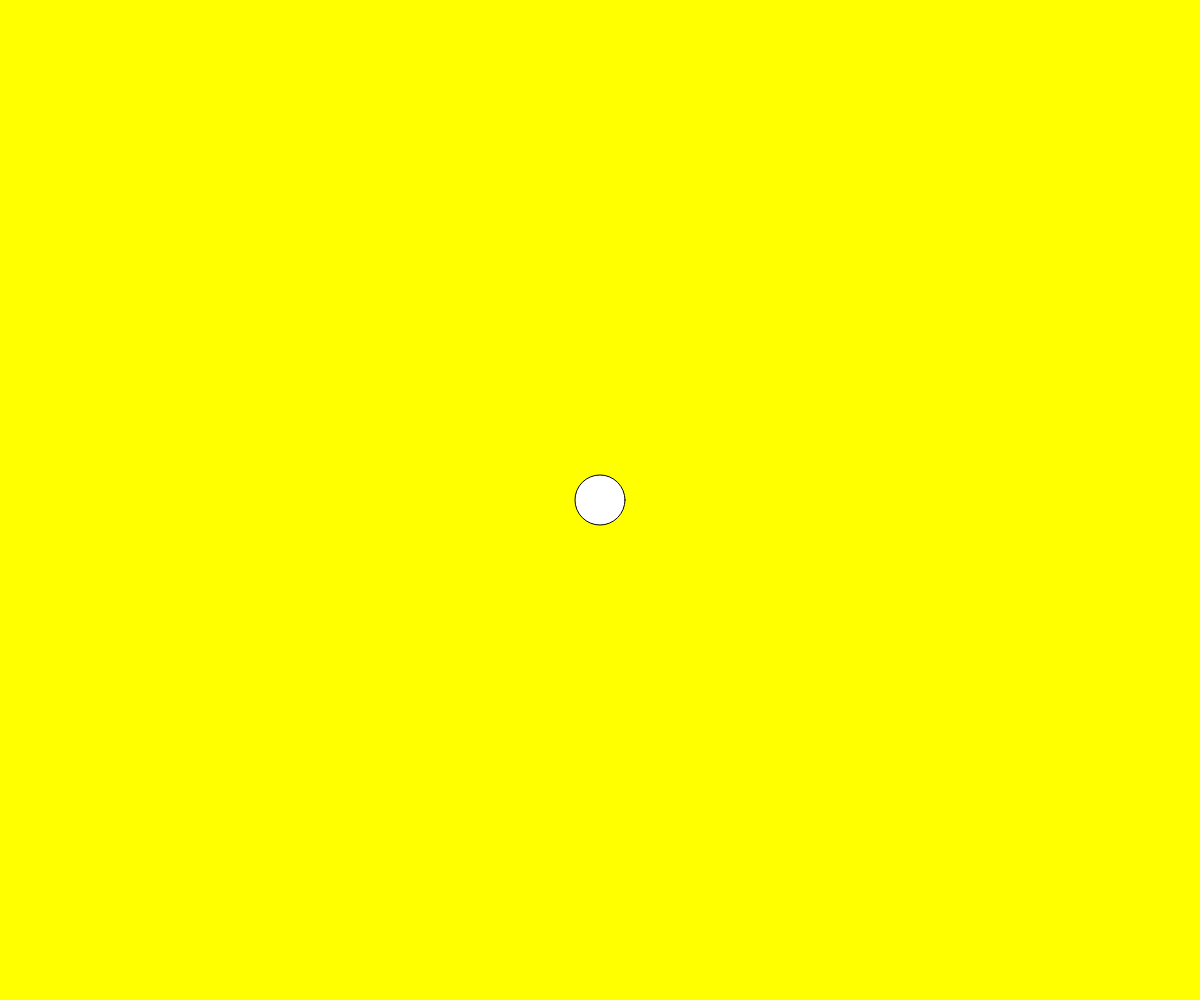
Frame 1 (no input)
Frame 60 (no input): identical to frame 1, image omitted
Frame 120 (the mouse pressed at the canvas centre since frame 60): identical to frame 1, image omitted

The p5.js sketch that drew this single still picture (run headless with seeded random() and noise() and a simulated clock; from frame 60 on, the mouse is pressed at the canvas centre):

// p5.js sketch
// ── sketch.js
function setup() {
	createCanvas(windowWidth, windowHeight);
	background(255, 255, 0);
	ellipse(width / 2, height / 2, 50, 50);
}

function draw() {

}
